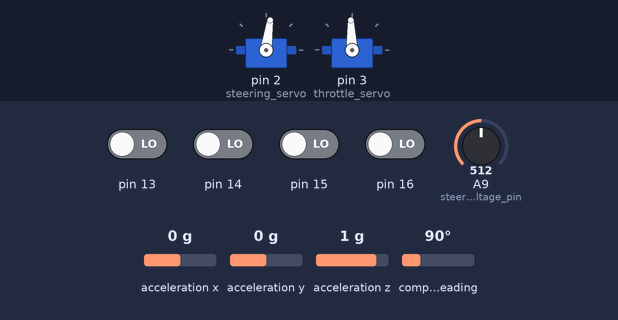
The sketch below on a simulated Arduino Leonardo, built with avr-gcc and run on an emulated ATmega32U4. Shown: 2 × servo. Inputs (shaded band) come from the test bench; at power-on: pin 13–16 LOW, A9 (steering_servo_voltage_pin) = 512, acceleration x 0 g, acceleration y 0 g, acceleration z 1 g, compass heading 90°. What the sketch prints to the serial monitor is not drawn.

Above: at 2.1 s.
Timing chart, 0 to 3.6 s (numbered marks = the images above):
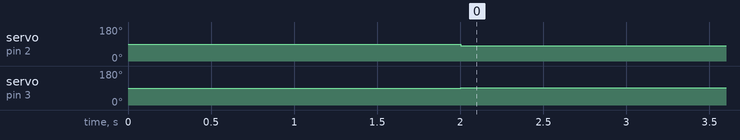

Measured:
- by itself, servo on pin 2 (steering_servo): 90° → 82° at 2.0 s
- by itself, servo on pin 3 (throttle_servo): 90° → 92° at 2.0 s

The sketch:

sketch_sep30a_main_0.ino
```cpp
#include <Wire.h>
#include <Adafruit_Sensor.h>
#include <Adafruit_BNO055.h>
#include <utility/imumaths.h>
#include <Servo.h>

volatile int steering_pwm_value = 0;
volatile int steering_prev_time = 0;
volatile int throttle_pwm_value = 0;
volatile int throttle_prev_time = 0;

volatile int encoder0a_state = 0;
volatile int encoder0b_state = 0;
volatile int encoder1a_state = 0;
volatile int encoder1b_state = 0;

volatile int encoder0_count = 0;
volatile int encoder1_count = 0;

int steering_pin;
int throttle_pin;
int encoder0a_pin;
int encoder0b_pin;
int encoder1a_pin;
int encoder1b_pin;
int steering_servo_voltage_pin;

Servo steering_servo;
Servo throttle_servo;

struct Control {
  int16_t steering_pwm;
  int16_t throttle_pwm;
};

int steering_center_pwm = 1391;
int throttle_center_pwm = 1490;

struct Vec3f {
  float x;
  float y;
  float z;
};

struct Vec4f {
  float w;
  float x;
  float y;
  float z;
};

struct State {
  int timestamp;
  float orientation_x;
  float orientation_y;
  float orientation_z;
  float acceleration_x;
  float acceleration_y;
  float acceleration_z;
  int radio_steering_pwm;
  int radio_throttle_pwm;
  int encoder0_count;
  int encoder1_count;
  int steering_servo_voltage;
};

/* Set the delay between fresh samples */
#define BNO055_SAMPLERATE_DELAY_MS (100)

Adafruit_BNO055 bno = Adafruit_BNO055();

Control control;
State state;

imu::Vector<3> euler_orientation;
imu::Vector<3> linear_acceleration;

void setup() {
  // put your setup code here, to run once:
  Serial1.begin(460800);
  Serial1.setTimeout(1000);
  Serial1.println("Orientation Sensor Raw Data Test");

  steering_pin = digitalPinToInterrupt(4);
  throttle_pin = digitalPinToInterrupt(5);
  encoder0a_pin = digitalPinToInterrupt(13);
  encoder0b_pin = digitalPinToInterrupt(14);
  encoder1a_pin = digitalPinToInterrupt(15);
  encoder1b_pin = digitalPinToInterrupt(16);
  steering_servo_voltage_pin = 9;

  encoder0a_state = digitalRead(13);
  encoder0b_state = digitalRead(14);
  encoder1a_state = digitalRead(15);
  encoder1b_state = digitalRead(16);

  attachInterrupt(steering_pin, steering_rising, RISING);
  attachInterrupt(throttle_pin, throttle_rising, RISING);
  attachInterrupt(encoder0a_pin, encoder0a_state ? encoder0a_falling : encoder0a_rising, encoder0a_state ? FALLING : RISING);
  attachInterrupt(encoder0b_pin, encoder0b_state ? encoder0b_falling : encoder0b_rising, encoder0b_state ? FALLING : RISING);
  attachInterrupt(encoder1a_pin, encoder1a_state ? encoder1a_falling : encoder1a_rising, encoder1a_state ? FALLING : RISING);
  attachInterrupt(encoder1b_pin, encoder1b_state ? encoder1b_falling : encoder1b_rising, encoder1b_state ? FALLING : RISING);

  steering_servo.attach(2);
  throttle_servo.attach(3);

  /* Initialise the sensor */
  if(!bno.begin())
  {
    /* There was a problem detecting the BNO055 ... check your connections */
    Serial.print("Ooops, no BNO055 detected ... Check your wiring or I2C ADDR!");
    while(1);
  }

  delay(1000);

  bno.setExtCrystalUse(true);

  Serial.println("Calibration status values: 0=uncalibrated, 3=fully calibrated");
  Serial.println("BEGIN LOOP");
}

void updateState()
{
  state.timestamp = micros();
  euler_orientation = bno.getVector(Adafruit_BNO055::VECTOR_EULER);
  linear_acceleration = bno.getVector(Adafruit_BNO055::VECTOR_LINEARACCEL);
  state.orientation_x = (float) euler_orientation.x();
  state.orientation_y = (float) euler_orientation.y();
  state.orientation_z = (float) euler_orientation.z();
  state.acceleration_x = (float) linear_acceleration.x();
  state.acceleration_y = (float) linear_acceleration.y();
  state.acceleration_z = (float) linear_acceleration.z();
  state.steering_servo_voltage = analogRead(steering_servo_voltage_pin);
  noInterrupts();
  state.radio_steering_pwm = steering_pwm_value;
  state.radio_throttle_pwm = throttle_pwm_value;
  state.encoder0_count = encoder0_count;
  state.encoder1_count = encoder1_count;
  encoder0_count = 0;
  encoder1_count = 0;
  interrupts();
}

void readControl() {
  control.steering_pwm = 0;
  control.throttle_pwm = 0;
  Serial1.readBytes((byte*)&control, sizeof(control));
}

void printControl() {
  Serial.print(control.steering_pwm);
  Serial.print(" ");
  Serial.print(control.throttle_pwm);
  Serial.println();
}

void updateControl() {
  if (control.steering_pwm > 800 && control.steering_pwm < 2200) {
    steering_servo.writeMicroseconds(control.steering_pwm);
  } else {
    steering_servo.writeMicroseconds(steering_center_pwm);
  }
  if (control.throttle_pwm > 800 && control.throttle_pwm < 2200) {
    throttle_servo.writeMicroseconds(control.throttle_pwm);
  } else {
    throttle_servo.writeMicroseconds(throttle_center_pwm);
  }
}


void loop() {
  readControl();
  printControl();
  updateControl();
  updateState();
  Serial1.write((byte*)&state, sizeof(state));
}

void enc0Arising() {

}

void steering_rising() {
  attachInterrupt(steering_pin, steering_falling, FALLING);
  steering_prev_time = micros();
}

void steering_falling() {
  attachInterrupt(steering_pin, steering_rising, RISING);
  steering_pwm_value = micros() - steering_prev_time;
}

void throttle_rising() {
  attachInterrupt(throttle_pin, throttle_falling, FALLING);
  throttle_prev_time = micros();
}

void throttle_falling() {
  attachInterrupt(throttle_pin, throttle_rising, RISING);
  throttle_pwm_value = micros() - throttle_prev_time;
}

void encoder0a_rising() {
  attachInterrupt(encoder0a_pin, encoder0a_falling, FALLING);
  encoder0a_state = 1;
  encoder0_count += (encoder0b_state ? -1 : 1);
}

void encoder0a_falling() {
  attachInterrupt(encoder0a_pin, encoder0a_rising, RISING);
  encoder0a_state = 0;
  encoder0_count += (encoder0b_state ? 1 : -1);
}

void encoder0b_rising() {
  attachInterrupt(encoder0b_pin, encoder0b_falling, FALLING);
  encoder0b_state = 1;
  encoder0_count += (encoder0a_state ? 1 : -1);
}

void encoder0b_falling() {
  attachInterrupt(encoder0b_pin, encoder0b_rising, RISING);
  encoder0b_state = 0;
  encoder0_count += (encoder0a_state ? -1 : 1);
}

void encoder1a_rising() {
  attachInterrupt(encoder1a_pin, encoder1a_falling, FALLING);
  encoder1a_state = 1;
  encoder1_count += (encoder1b_state ? 1 : -1);
}

void encoder1a_falling() {
  attachInterrupt(encoder1a_pin, encoder1a_rising, RISING);
  encoder1a_state = 0;
  encoder1_count += (encoder1b_state ? -1 : 1);
}

void encoder1b_rising() {
  attachInterrupt(encoder1b_pin, encoder1b_falling, FALLING);
  encoder1b_state = 1;
  encoder1_count += (encoder1a_state ? -1 : 1);
}

void encoder1b_falling() {
  attachInterrupt(encoder1b_pin, encoder1b_rising, RISING);
  encoder1b_state = 0;
  encoder1_count += (encoder1a_state ? 1 : -1);
}
```
